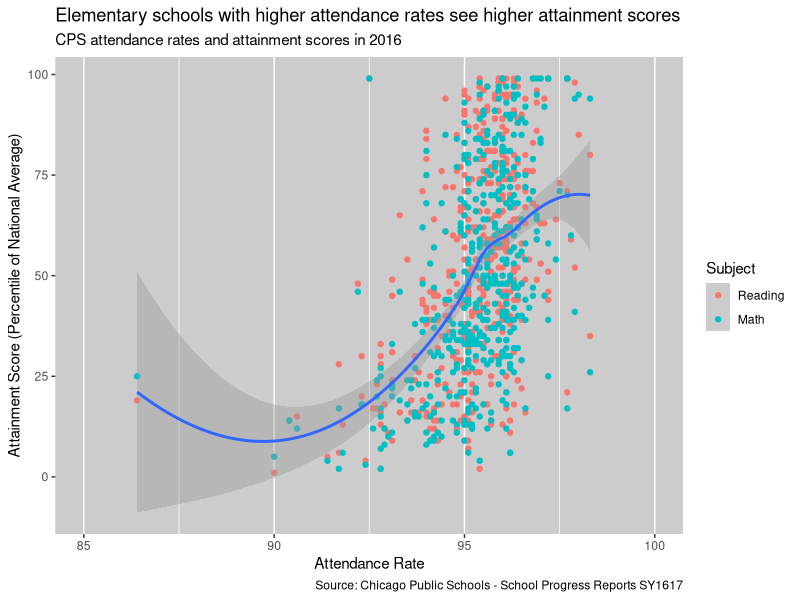
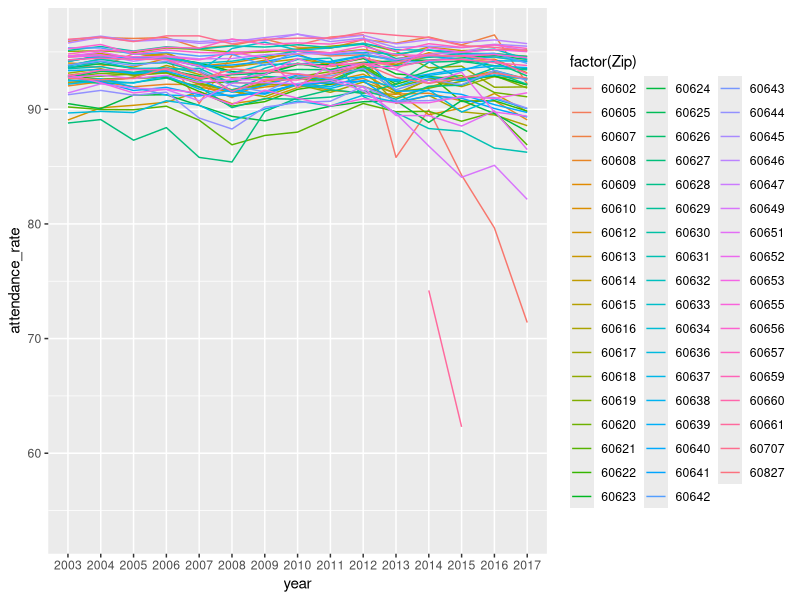
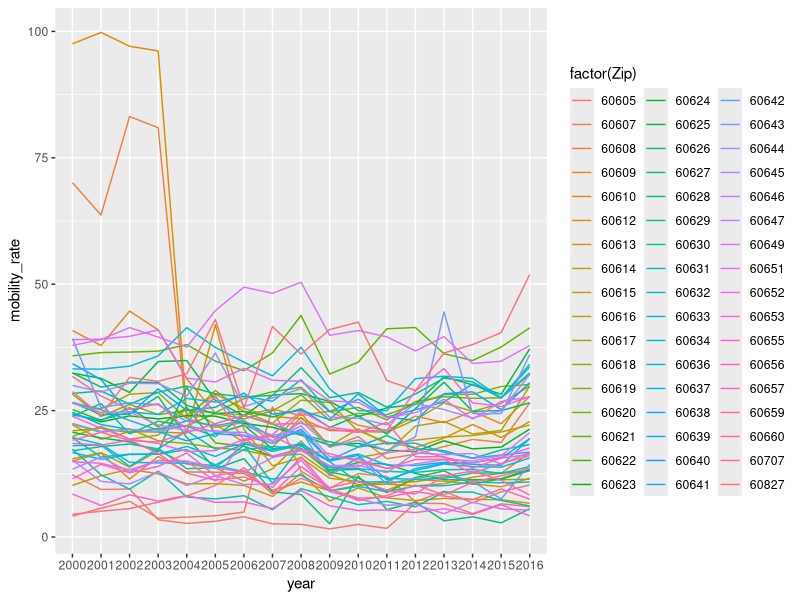

Generate these figures, in order, with R:
library(tidyverse)
library(reshape2)

mytheme <- theme(panel.background = element_rect(fill = "grey80"), panel.grid.major.y = element_blank(),
                 panel.grid.minor.y = element_blank())

mobility <- read_csv('../cps_data/Mobility 01-16.csv')
profile <- read_csv('../cps_data/Profile_1617.csv')
combined_1617 <- read_csv('../cps_data/Combined_1617.csv')
elem_1617 <- filter(combined_1617, Primary_Category == 'ES')
attendance <- read_csv('../cps_data/Attendance_03-17.csv')
attendance <-select(filter(attendance, Group == "All (Excludes Pre-K)"), -Grade)

# Scatter: second year attendance vs reading attainment score
attainment <- melt(select(elem_1617, Student_Attendance_Year_2_Pct, School_ID, Attainment_Reading_Pct_ES, Attainment_Math_Pct_ES), id.vars = c("School_ID", "Student_Attendance_Year_2_Pct"),
            variable.name = "attainment_variable", 
            value.name = "attainment_score")

ggplot(data = attainment, aes(x = Student_Attendance_Year_2_Pct, y = attainment_score)) +
  geom_point(aes(color = attainment_variable)) +
  geom_smooth(model = lm) + 
  xlim(85, 100) + 
  scale_color_discrete(name="Subject",
                        labels=c("Reading", "Math")) + 
  labs(title = "Elementary schools with higher attendance rates see higher attainment scores",
     subtitle = "CPS attendance rates and attainment scores in 2016",
     x = "Attendance Rate",
     y = "Attainment Score (Percentile of National Average)",
     caption = "Source: Chicago Public Schools - School Progress Reports SY1617") + 
  mytheme

# Line: attendance over time

avg_attendance <- melt(attendance, id.vars = c("School ID", "School Name",	"Network", "Group"),
                    variable.name = "year", 
                    value.name = "attendance_rate") %>%
  rename("School_ID" = "School ID") %>%
  inner_join(profile, by="School_ID") %>%
  group_by(year, Zip) %>%
  summarise(attendance_rate = mean(attendance_rate, na.rm = TRUE))

avg_attendance$Zip <- factor(avg_attendance$Zip)

ggplot(data = avg_attendance, aes(x = year, y = attendance_rate, color = factor(Zip))) + 
  geom_line(aes(group = Zip))


# Line: mobility over time
profile$School_ID <- as.character(profile$School_ID)
avg_mobility <- melt(mobility, id.vars = c("School ID", "School Name"),
                       variable.name = "year", 
                       value.name = "mobility_rate") %>%
  rename("School_ID" = "School ID") %>%
  inner_join(profile, by="School_ID") %>%
  group_by(year, Zip) %>%
  summarise(mobility_rate = mean(mobility_rate, na.rm = TRUE))

ggplot(data = avg_mobility, aes(x = year, y = mobility_rate, color = factor(Zip))) + 
  geom_line(aes(group = Zip))
